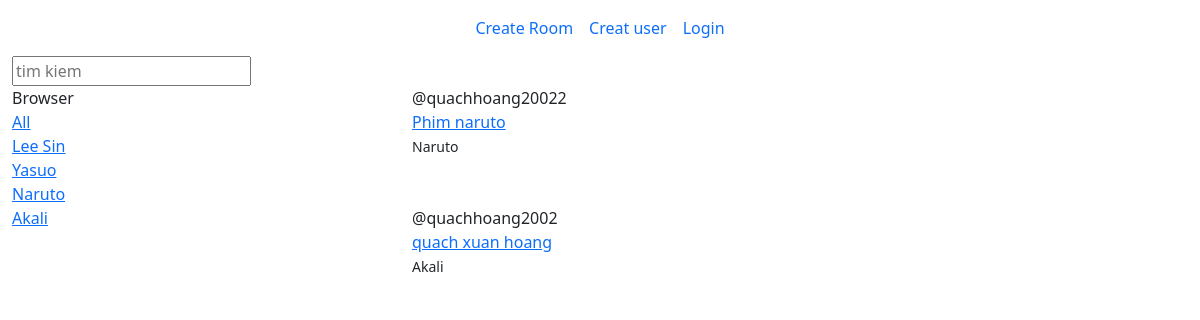
The app's page /view/?q=Naruto with its own data.
### home/models.py (models this page shows, shortened)
class Topic(models.Model):
    name=models.CharField(max_length=50)
    def __str__(self):
         return self.name

class Room(models.Model):
    host=models.ForeignKey(User,on_delete=models.SET_NULL,null=True)
    topic=models.ForeignKey(Topic,on_delete=models.SET_NULL,null=True )
    name=models.CharField(max_length=50)
    description=models.TextField(null=True,blank=True)
    update=models.DateTimeField(auto_now=True)
    created=models.DateTimeField(auto_now_add=True)
    class Meta:
        ordering = ['-update' , '-created']

### home/views.py (the view)
# urls.py: path('',views.index,name='index'),
def index(request):
    q=request.GET.get('q') if request.GET.get('q') != None  else ''
    rooms=Room.objects.filter(Q(topic__name__icontains=q)|
                              Q(name__icontains=q)|
                              Q(description__icontains=q)
                              )
    topics=Topic.objects.all()
    context={'rooms':rooms,'topics':topics}
    return render(request,'pages/index.html',context)

### home/templates/pages/index.html (shortened to what this page needs)
{% extends 'pages/page.html' %}
{% block content %}
<div>
     <div class="container-fluid">
      <nav class="navbar navbar-expand-sm justify-content-center">
         <ul class="navbar-nav">
            <li class="nav-item">
               <a class="nav-link" href="{% url 'home:create_room' %}">Create Room</a>
            </li>
            <li class="nav-item">
              <a class="nav-link" href="{% url 'home:register_user' %}">Creat user</a>
            </li>
           {% if  request.user.is_authenticated %}
             <div>{{ user.username }}  </div>
             <li class="nav-item">
               <a class="nav-link" href="{% url 'home:logout' %}">Logout</a>
             </li>
             {% else %}
             <li class="nav-item">
               <a class="nav-link" href="{% url 'home:login_form' %}">Login</a>
            </li>
           {% endif %}
         </ul>
    </nav>
        <div class="row">
             <form action="{% url 'home:index' %}" method="GET">
                <input type="text" placeholder='tim kiem' name='q'>
             </form>
             <div class="col-4">
                   Browser
                   <br>
                   <a href="{% url 'home:index' %}">All</a>
                  {% for topic in topics %}
                  <br>
                 <a href="{% url 'home:index' %}?q={{topic.name}}">{{topic}}</a>
                  {% endfor %}
             </div>
              <div class="col-8">
               {% for room in rooms   %}
                      <span>@{{room.host.username}}</span>
                      <div><a href="{% url 'home:room' room.id  %}">{{room.name}} </a></div>
                       <small>{{room.topic.name}}</small>
                       <br>
                     <br>
                     <br>
                 {% endfor %}
                    <br>
             </div>
        </div>
     </div>
</div>
{% endblock content %}

### records on screen
Topic: name "Lee Sin"
Topic: name "Yasuo"
Topic: name "Naruto"
Topic: name "Akali"
Room: host.username "quachhoang20022", name "Phim naruto", topic.name "Naruto"
Room: host.username "quachhoang2002", name "quach xuan hoang", topic.name "Akali"
